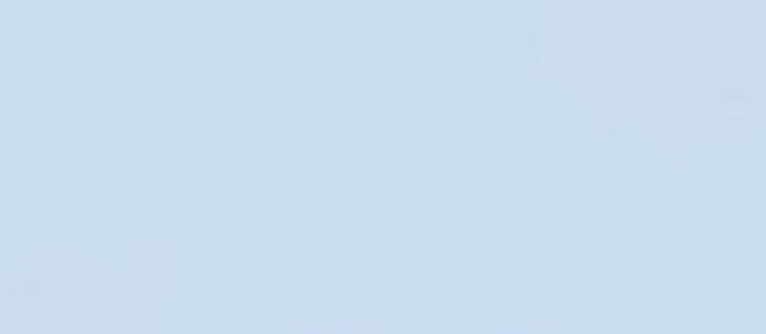
#> input picture predicte/img_1.png, 766 x 334 px
$ python klamanfilter.py
#> lines starting #> are read from the running program, lines starting #| are printed output that depends on the picture; after the words box and inside, x2 and y2 are one past the last pixel; in counts of white or black regions, pixels touching at a corner belong together
import cv2
import numpy as np


class KalmanFilter:
    kf = cv2.KalmanFilter(4, 4)
    kf.measurementMatrix = np.array([[1, 0, 0, 0], [0, 1, 0, 0],[0, 0, 1, 0],[0, 0, 0, 1]], np.float32)
    kf.transitionMatrix = np.array([[1, 0, 1, 0], [0, 1, 0, 1], [0, 0, 1, 0], [0, 0, 0, 1]], np.float32)

    def predict(self, coordX, coordY,vx,vy):
        '''This function estimates the position of the object'''
        measured = np.array([[np.float32(coordX)], [np.float32(coordY)],[np.float32(vx)],[np.float32(vy)]])
        self.kf.correct(measured)
        predicted = self.kf.predict()
        x, y = int(predicted[0]), int(predicted[1])
        return x, y
kf = KalmanFilter()

img = cv2.imread("img_1.png")
#> img is the input picture: shape (334, 766, 3); mean B, G, R 240.6, 220.8, 203
img = cv2.resize(img, (1280, 720))
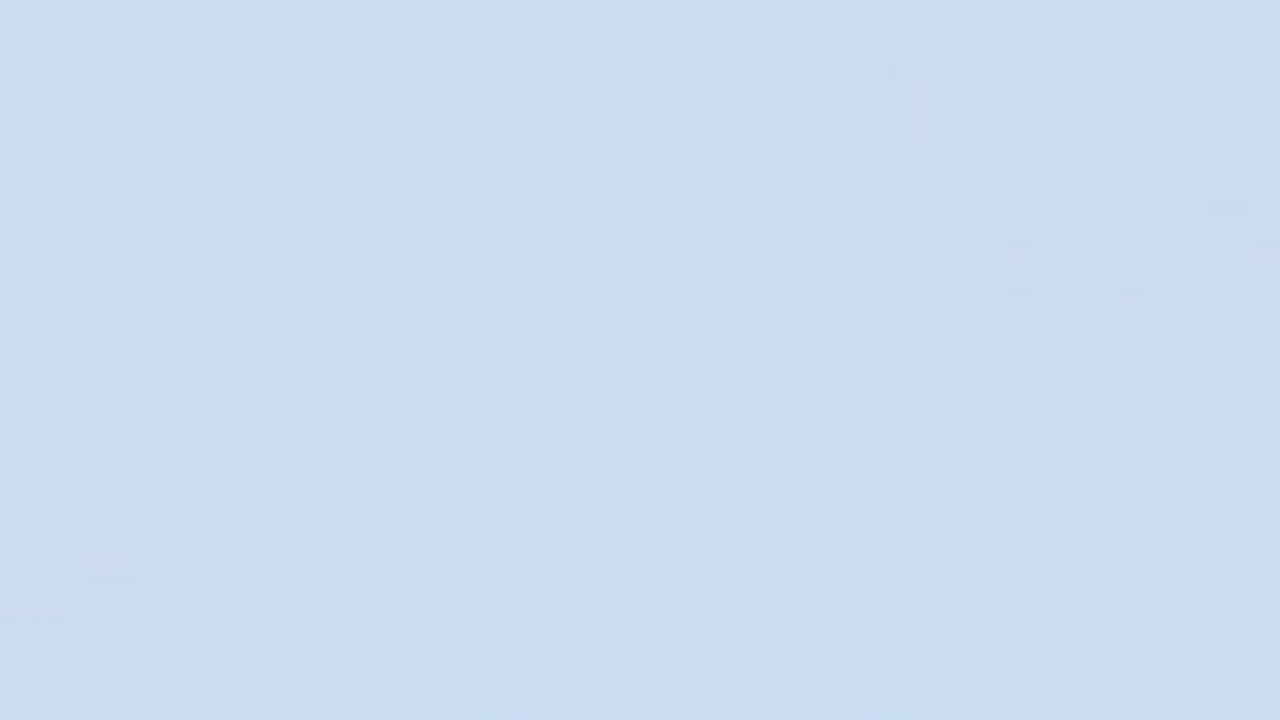
#> img: shape (720, 1280, 3); mean B, G, R 240.6, 220.8, 203

ball_positions = [(4, 300,0,0), (61, 256,0,0), (116, 214,0,0), (170, 180,0,0), (225, 148,0,0), (279, 120,0,0), (332, 97,0,0)]
"""
(383, 80), (434, 66), (484, 55), (535, 49), (586, 49), (634, 50),
(683, 58), (731, 69), (778, 82), (824, 101), (870, 124), (917, 148),
(962, 169), (1006, 212), (1051, 249), (1093, 290)]"""

for pt in ball_positions:  # 先用之前规定好的点预测出第一个预测点
    p=(pt[0],pt[1])
    cv2.circle(img, p, 5, (0, 0, 255), -1)

    predicted = kf.predict(pt[0],pt[1],pt[2], pt[3])
    cv2.circle(img, predicted, 5, (255, 255, 255), 4)
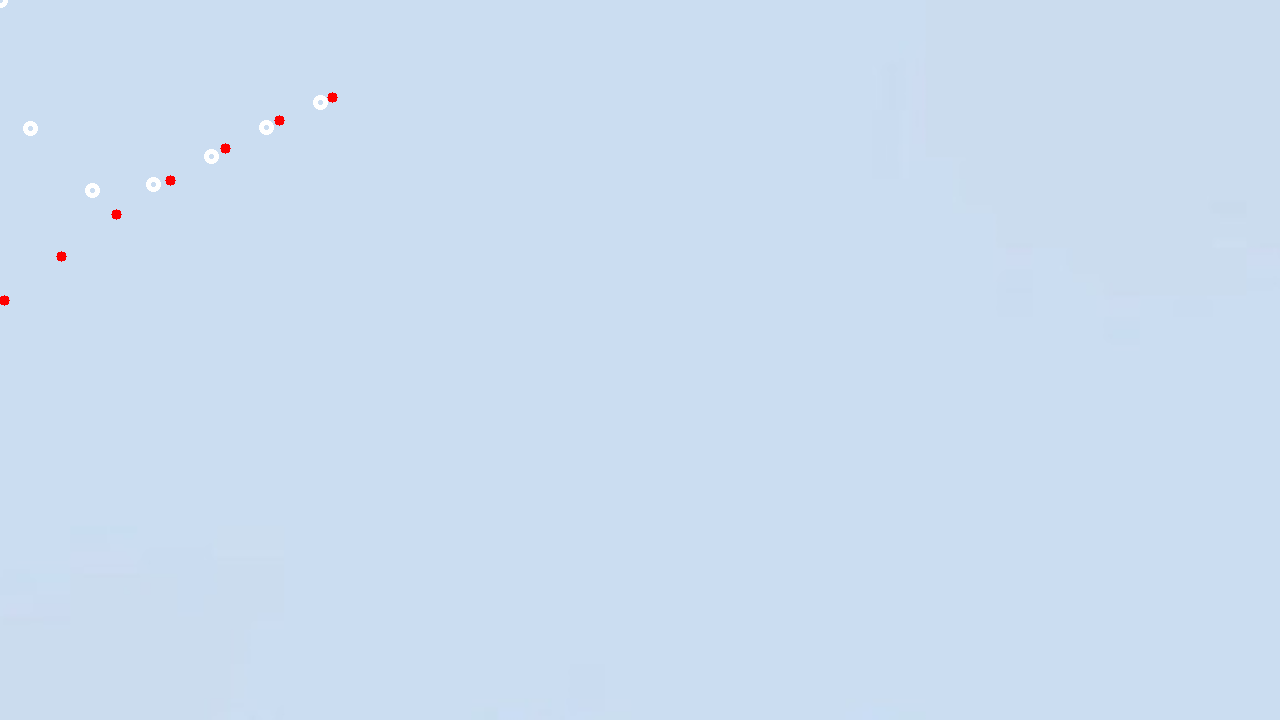
#> img: shape (720, 1280, 3); 0.17% of pixels changed, all inside (x1, y1, x2, y2) = (0, 0, 338, 306)

for i in range(3):  # 用预测出的第一个预测点作为新预测点的评估对象，得出第二个预测点，之后再将第二个预测点作为第三个预测点的评估对象，得到第三个预测点，反反复复得到十个预测点
    predicted = kf.predict(predicted[0], predicted[1],pt[2], pt[3])
    cv2.circle(img, predicted, 5, (0, 0, 0), 4)
#> img: shape (720, 1280, 3); 0.02% of pixels changed, all inside (x1, y1, x2, y2) = (315, 91, 331, 108)


cv2.imshow("Img", img)
cv2.waitKey(0)
